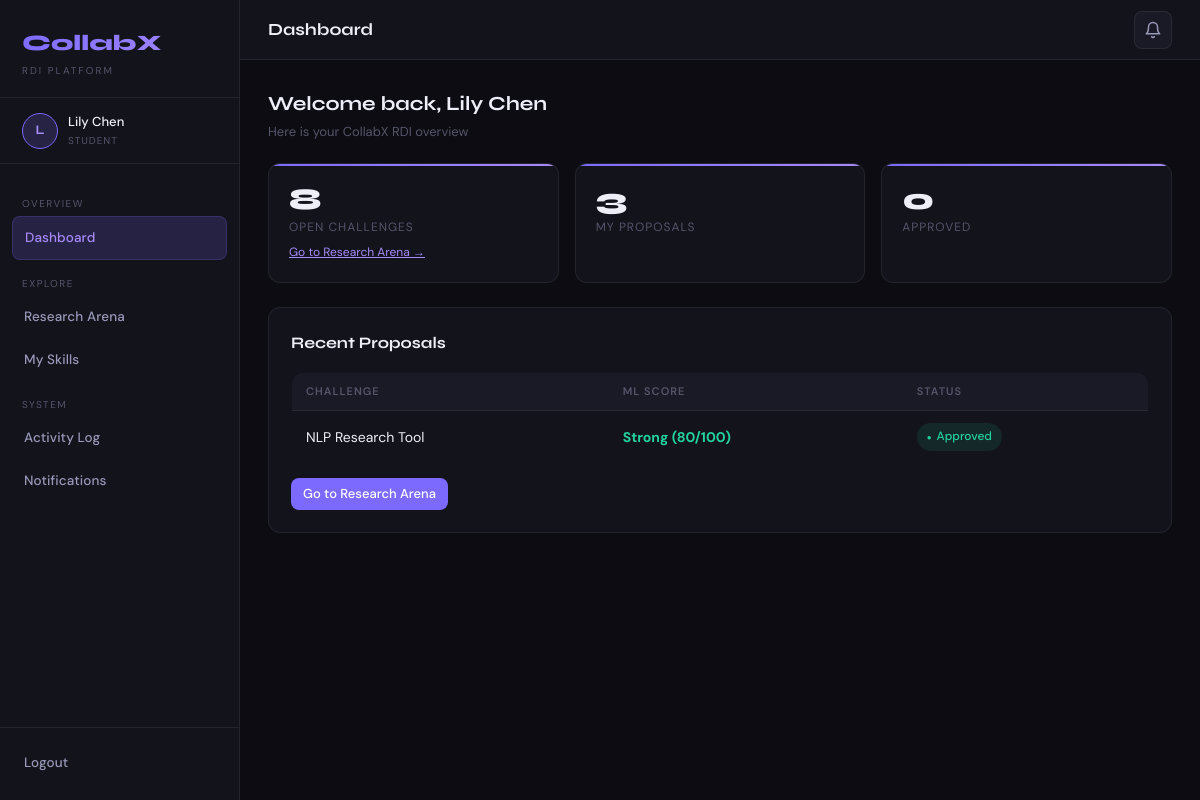
/student/dashboard (signed in), run on the app's committed database.
### tables this page shows
CREATE TABLE proposals (
    id INTEGER PRIMARY KEY AUTOINCREMENT,
    challenge_id INTEGER,
    student_id INTEGER,
    title TEXT DEFAULT "Proposal",
    content TEXT,
    status TEXT DEFAULT "pending",
    ml_score INTEGER DEFAULT 0,
    ml_keywords_matched INTEGER DEFAULT 0,
    ml_keywords_total INTEGER DEFAULT 0,
    created_at TIMESTAMP DEFAULT CURRENT_TIMESTAMP,
    updated_at TIMESTAMP DEFAULT CURRENT_TIMESTAMP
, admin_message TEXT, student_response TEXT DEFAULT NULL);

CREATE TABLE challenges (
    id INTEGER PRIMARY KEY AUTOINCREMENT, title TEXT NOT NULL, description TEXT,
    deadline TEXT, skills TEXT,
    created_at TIMESTAMP DEFAULT CURRENT_TIMESTAMP, updated_at TIMESTAMP DEFAULT CURRENT_TIMESTAMP);

### app.py (the view)
@app.route("/student/dashboard")
@login_required(role="student")
def student_dashboard():
    db=get_db(); uid=session["user_id"]
    challenges_count=db.execute("SELECT COUNT(*) FROM challenges").fetchone()[0]
    my_proposals=db.execute("SELECT COUNT(*) FROM proposals WHERE student_id=?",(uid,)).fetchone()[0]
    approved_proposals=db.execute("SELECT COUNT(*) FROM proposals WHERE student_id=? AND status='Approved'",(uid,)).fetchone()[0]
    recruit_count=db.execute("SELECT COUNT(*) FROM recruitment").fetchone()[0]
    recent_proposals=db.execute("""SELECT p.title,p.status,p.ml_score,c.title as challenge_title,p.created_at
        FROM proposals p JOIN challenges c ON p.challenge_id=c.id
        WHERE p.student_id=? ORDER BY p.created_at DESC LIMIT 3""",(uid,)).fetchall()
    has_portfolio=db.execute("SELECT id FROM portfolio WHERE student_id=?",(uid,)).fetchone()
    db.close()
    return render_template("student_dashboard.html",
                           challenges_count=challenges_count, my_proposals=my_proposals,
                           approved_proposals=approved_proposals, recruit_count=recruit_count,
                           recent_proposals=recent_proposals, has_portfolio=has_portfolio,
                           unread_count=unread(uid))

### app.py (called while the page is built)
def get_db():
    db = sqlite3.connect("database.db")
    db.row_factory = sqlite3.Row
    return db

def unread(user_id):
    db = get_db(); n = db.execute("SELECT COUNT(*) FROM notifications WHERE user_id=? AND is_read=0",(user_id,)).fetchone()[0]; db.close(); return n

def login_required(role=None):
    def decorator(fn):
        @wraps(fn)
        def wrapper(*args, **kwargs):
            if "user_id" not in session: return redirect("/")
            if role and session.get("role") != role: return render_template("error.html",message="Access denied.",code=403),403
            return fn(*args, **kwargs)
        return wrapper
    return decorator

### templates/student_dashboard.html (shortened to what this page needs)
{% extends "base.html" %}
{% block topbar_title %}Dashboard{% endblock %}
{% block content %}
<div class="section-header">
  <div>
    <div class="section-title">Welcome back, {{ session['name'] }}</div>
    <div class="section-sub">Here is your CollabX RDI overview</div>
  </div>
</div>
<div class="stat-grid">
  <div class="stat-card">
    <div class="stat-num">{{ challenges_count }}</div>
    <div class="stat-label">Open Challenges</div>
    <div class="stat-sub"><a href="/student/arena" style="color:var(--accent2);">Go to Research Arena →</a></div>
  </div>
  <div class="stat-card">
    <div class="stat-num">{{ my_proposals }}</div>
    <div class="stat-label">My Proposals</div>
  </div>
  <div class="stat-card">
    <div class="stat-num">{{ approved_proposals }}</div>
    <div class="stat-label">Approved</div>
  </div>
</div>
{% if recent_proposals %}
<div class="card">
  <div class="card-title">Recent Proposals</div>
  <table class="table-wrap" style="width:100%;border-collapse:collapse;">
    <thead><tr>
      <th style="padding:10px 14px;font-size:11px;color:var(--text3);text-transform:uppercase;background:var(--bg3);text-align:left;">Challenge</th>
      <th style="padding:10px 14px;font-size:11px;color:var(--text3);text-transform:uppercase;background:var(--bg3);text-align:left;">ML Score</th>
      <th style="padding:10px 14px;font-size:11px;color:var(--text3);text-transform:uppercase;background:var(--bg3);text-align:left;">Status</th>
    </tr></thead>
    <tbody>
    {% for p in recent_proposals %}
      <tr style="border-top:1px solid var(--border);">
        <td style="padding:12px 14px;">{{ p.challenge_title }}</td>
        <td style="padding:12px 14px;">
          {% if p.ml_score is defined and p.ml_score %}
            <span style="font-weight:700;color:{% if p.ml_score >= 70 %}var(--green){% elif p.ml_score >= 40 %}var(--amber){% else %}var(--red){% endif %};">
              {% if p.ml_score >= 70 %}Strong{% elif p.ml_score >= 40 %}Average{% else %}Weak{% endif %}
              ({{ p.ml_score }}/100)
            </span>
          {% else %}—{% endif %}
        </td>
        <td style="padding:12px 14px;">
          {% if p.status == 'approved' %}<span class="badge badge-approved">Approved</span>
          {% elif p.status == 'rejected' %}<span class="badge badge-rejected">Rejected</span>
          {% else %}<span class="badge badge-pending">Pending</span>{% endif %}
        </td>
      </tr>
    {% endfor %}
    </tbody>
  </table>
  <div style="margin-top:14px;">
    <a href="/student/arena" class="btn btn-primary btn-sm">Go to Research Arena</a>
  </div>
</div>
{% endif %}
{% endblock %}

### static/style.css (style rules this page uses)
:root { --bg:#0c0c12;--bg2:#13131c;--bg3:#1a1a26;--bg4:#21212f;--border:rgba(255,255,255,0.07);--border2:rgba(255,255,255,0.12);--accent:#7c6aff;--accent2:#a78bfa;--accent-d:#5b4de0;--glow:rgba(124,106,255,0.18);--green:#22d3a0;--green-bg:rgba(34,211,160,0.1);--red:#ff5e7d;--red-bg:rgba(255,94,125,0.1);--amber:#fbbf24;--amber-bg:rgba(251,191,36,0.1);--blue:#38bdf8;--blue-bg:rgba(56,189,248,0.1);--text:#eeeef8;--text2:#9898b8;--text3:#55556a;--sidebar:240px;--r:12px;--r-sm:8px;--r-lg:18px }
*,*::before,*::after { box-sizing:border-box;margin:0;padding:0 }
html { scroll-behavior:smooth }
body { font-family:'DM Sans',sans-serif;background:var(--bg);color:var(--text);min-height:100vh;font-size:15px;line-height:1.6 }
.card { background:var(--bg2);border:1px solid var(--border);border-radius:var(--r);padding:22px }
.card-title { font-family:'Syne',sans-serif;font-size:16px;font-weight:700;color:var(--text);margin-bottom:16px }
.stat-grid { display:grid;grid-template-columns:repeat(auto-fit,minmax(160px,1fr));gap:16px;margin-bottom:24px }
.stat-card { background:var(--bg2);border:1px solid var(--border);border-radius:var(--r);padding:20px;position:relative;overflow:hidden;transition:border-color .2s }
.stat-card::before { content:'';position:absolute;top:0;left:0;right:0;height:2px;background:linear-gradient(90deg,var(--accent),var(--accent2)) }
.stat-num { font-family:'Syne',sans-serif;font-size:30px;font-weight:800;color:var(--text);line-height:1 }
.stat-label { font-size:12px;color:var(--text3);margin-top:4px;text-transform:uppercase;letter-spacing:1px }
.stat-sub { font-size:12px;color:var(--text3);margin-top:6px }
.btn { display:inline-flex;align-items:center;gap:6px;padding:9px 18px;border-radius:var(--r-sm);font-family:'DM Sans',sans-serif;font-size:14px;font-weight:500;cursor:pointer;border:none;text-decoration:none;transition:all .18s;white-space:nowrap }
.btn-primary { background:var(--accent);color:#fff }
.btn-sm { padding:6px 12px;font-size:13px }
.table-wrap { background:var(--bg2);border:1px solid var(--border);border-radius:var(--r);overflow:hidden }
table { width:100%;border-collapse:collapse }
thead th { background:var(--bg3);padding:12px 16px;font-size:11px;font-weight:600;color:var(--text3);text-transform:uppercase;letter-spacing:1px;text-align:left }
tbody tr { border-top:1px solid var(--border);transition:background .15s }
td { padding:13px 16px;font-size:14px;color:var(--text);vertical-align:middle }
.badge { display:inline-flex;align-items:center;gap:5px;padding:4px 10px;border-radius:20px;font-size:12px;font-weight:500 }
.badge::before { content:'●';font-size:8px }
.badge-approved { background:var(--green-bg);color:var(--green) }
.section-header { display:flex;align-items:center;justify-content:space-between;margin-bottom:20px;flex-wrap:wrap;gap:12px }
.section-title { font-family:'Syne',sans-serif;font-size:20px;font-weight:700;color:var(--text) }
.section-sub { font-size:13px;color:var(--text3);margin-top:2px }

### data on the page
proposals: challenge_title "NLP Research Tool", shows "Strong", ml_score "80", status "Approved"

### other printed values
{{ session['name'][0].upper() }} "L"
{{ session['name'] }} "Lily Chen"
{{ session['role'] }} "STUDENT"
{{ challenges_count }} "8"
{{ my_proposals }} "3"
{{ approved_proposals }} "0"
